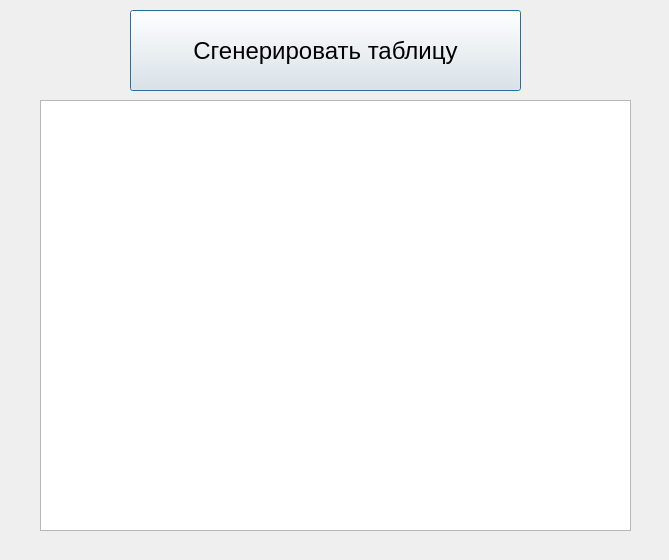
<?xml version="1.0" encoding="UTF-8"?>
<ui version="4.0">
 <class>taskwindow2</class>
 <widget class="QDialog" name="taskwindow2">
  <property name="geometry">
   <rect>
    <x>0</x>
    <y>0</y>
    <width>669</width>
    <height>560</height>
   </rect>
  </property>
  <property name="windowTitle">
   <string>Dialog</string>
  </property>
  <widget class="QTableWidget" name="tableWidget">
   <property name="geometry">
    <rect>
     <x>40</x>
     <y>100</y>
     <width>591</width>
     <height>431</height>
    </rect>
   </property>
  </widget>
  <widget class="QPushButton" name="pushButton">
   <property name="geometry">
    <rect>
     <x>130</x>
     <y>10</y>
     <width>391</width>
     <height>81</height>
    </rect>
   </property>
   <property name="font">
    <font>
     <pointsize>18</pointsize>
    </font>
   </property>
   <property name="text">
    <string>Сгенерировать таблицу</string>
   </property>
  </widget>
 </widget>
 <resources/>
 <connections/>
</ui>
